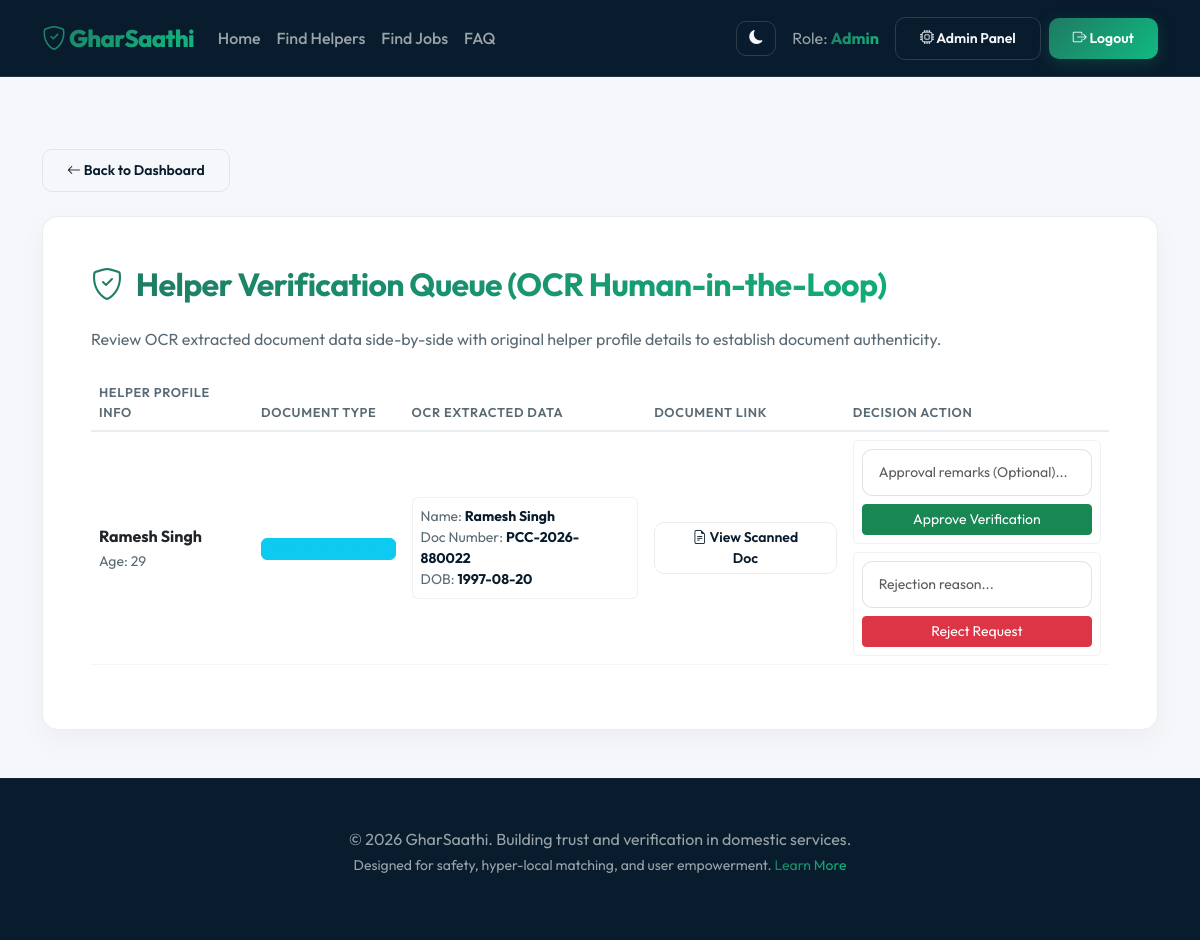
/admin/verification/queue (signed in), run on the app's committed database.
### app/models/user.py (models this page shows, shortened)
class User(db.Model, UserMixin):
    __tablename__ = 'users'
    id = db.Column(db.Integer, primary_key=True)
    email = db.Column(db.String(120), unique=True, nullable=True)  # Helper registration might not require email
    phone_number = db.Column(db.String(20), unique=True, nullable=False)
    password_hash = db.Column(db.String(255), nullable=False)
    role = db.Column(db.Enum('admin', 'employer', 'helper', name='user_roles'), nullable=False)
    is_active = db.Column(db.Boolean, default=True)
    is_phone_verified = db.Column(db.Boolean, default=False)
    is_email_verified = db.Column(db.Boolean, default=False)
    created_at = db.Column(db.DateTime, default=datetime.utcnow)
    updated_at = db.Column(db.DateTime, default=datetime.utcnow, onupdate=datetime.utcnow)
    employer_profile = db.relationship('Employer', backref='user', uselist=False, cascade="all, delete-orphan")
    helper_profile = db.relationship('Helper', backref='user', uselist=False, cascade="all, delete-orphan")
    verification_requests = db.relationship('VerificationRequest', foreign_keys='VerificationRequest.user_id', backref='user', lazy='dynamic', cascade="all, delete-orphan")
    reviewed_requests = db.relationship('VerificationRequest', foreign_keys='VerificationRequest.reviewed_by', backref='reviewer', lazy='dynamic')
    sent_messages = db.relationship('Message', foreign_keys='Message.sender_id', backref='sender', lazy='dynamic')
    received_messages = db.relationship('Message', foreign_keys='Message.recipient_id', backref='recipient', lazy='dynamic')
    filed_complaints = db.relationship('Complaint', foreign_keys='Complaint.reporter_id', backref='reporter', lazy='dynamic')
    received_complaints = db.relationship('Complaint', foreign_keys='Complaint.reported_user_id', backref='reported_user', lazy='dynamic')
    notifications = db.relationship('Notification', backref='user', lazy='dynamic', cascade="all, delete-orphan")
    @property
    def password(self):
        raise AttributeError('Password is not a readable attribute.')

### app/models/verification.py (models this page shows, shortened)
class VerificationRequest(db.Model):
    __tablename__ = 'verification_requests'
    id = db.Column(db.Integer, primary_key=True)
    user_id = db.Column(db.Integer, db.ForeignKey('users.id', ondelete='CASCADE'), nullable=False)
    document_type = db.Column(db.Enum('aadhaar', 'police_clearance', 'address_proof', 'vaccine_cert', name='doc_types'), nullable=False)
    document_path = db.Column(db.String(255), nullable=False)  # Path to saved file
    ocr_name = db.Column(db.String(150), nullable=True)
    ocr_document_number = db.Column(db.String(100), nullable=True)
    ocr_dob = db.Column(db.String(50), nullable=True)
    status = db.Column(db.Enum('Pending', 'Approved', 'Rejected', name='verification_status'), default='Pending')
    uploaded_at = db.Column(db.DateTime, default=datetime.utcnow)
    reviewed_by = db.Column(db.Integer, db.ForeignKey('users.id', ondelete='SET NULL'), nullable=True)
    reviewed_at = db.Column(db.DateTime, nullable=True)
    remarks = db.Column(db.Text, nullable=True)

### app/models/profiles.py (models this page shows, shortened)
class Helper(db.Model):
    __tablename__ = 'helpers'
    id = db.Column(db.Integer, primary_key=True)
    user_id = db.Column(db.Integer, db.ForeignKey('users.id', ondelete='CASCADE'), nullable=False, unique=True)
    full_name = db.Column(db.String(150), nullable=False)
    profile_photo = db.Column(db.String(255), nullable=True)
    age = db.Column(db.Integer, nullable=False)
    gender = db.Column(db.Enum('male', 'female', 'other', name='genders'), nullable=False)
    religion = db.Column(db.String(50), nullable=True)
    languages_spoken = db.Column(db.Text, nullable=True)  # Comma separated or string representation
    experience_years = db.Column(db.Integer, default=0)
    education_level = db.Column(db.String(100), nullable=True)
    expected_salary = db.Column(db.Numeric(10, 2), nullable=False)
    available_from = db.Column(db.Date, nullable=True, default=datetime.utcnow().date)
    preferred_hours_start = db.Column(db.Time, nullable=True)
    preferred_hours_end = db.Column(db.Time, nullable=True)
    work_type = db.Column(db.Enum('live_in', 'live_out', 'both', name='work_types'), default='live_out')
    location_pincode = db.Column(db.String(20), nullable=False)
    latitude = db.Column(db.Numeric(10, 8), nullable=True)
    longitude = db.Column(db.Numeric(11, 8), nullable=True)
    is_vaccinated = db.Column(db.Boolean, default=False)
    is_police_verified = db.Column(db.Boolean, default=False)
    is_background_checked = db.Column(db.Boolean, default=False)
    overall_rating = db.Column(db.Float, default=0.0)
    skills = db.relationship('Skill', secondary='helper_skills', back_populates='helpers')
    experience_history = db.relationship('HelperExperience', backref='helper', lazy='dynamic', cascade="all, delete-orphan")
    applications = db.relationship('Application', backref='helper', lazy='dynamic', cascade="all, delete-orphan")
    saved_jobs = db.relationship('SavedJob', backref='helper', lazy='dynamic', cascade="all, delete-orphan")
    shortlisted_by = db.relationship('Shortlist', backref='helper', lazy='dynamic', cascade="all, delete-orphan")
    admin_verifications = db.relationship('Verification', backref='helper', lazy='dynamic', cascade="all, delete-orphan")

### app/views/admin.py (the view)
@admin_bp.route('/verification/queue')
@login_required
@roles_required('admin')
def verification_queue():
    pending_docs = VerificationRequest.query.filter_by(status='Pending').all()
    return render_template('admin/verification_queue.html', pending_docs=pending_docs)

### app/templates/admin/verification_queue.html (shortened to what this page needs)
{% extends 'base.html' %}
{% block content %}
<div class="container py-4 animate-fade-up">
    <div class="mb-4">
        <a href="{{ url_for('admin.dashboard') }}" class="btn btn-sm btn-glass-outline">
            <i class="bi bi-arrow-left"></i> Back to Dashboard
        </a>
    </div>
    <div class="glass-panel p-5">
        <h2 class="mb-4 text-gradient"><i class="bi bi-shield-check me-2"></i> Helper Verification Queue (OCR Human-in-the-Loop)</h2>
        <p class="text-secondary mb-4">Review OCR extracted document data side-by-side with original helper profile details to establish document authenticity.</p>
        {% if pending_docs %}
            <div class="table-responsive">
                <table class="table table-glass align-middle">
                    <thead>
                        <tr>
                            <th>Helper Profile Info</th>
                            <th>Document Type</th>
                            <th>OCR Extracted Data</th>
                            <th>Document Link</th>
                            <th>Decision Action</th>
                        </tr>
                    </thead>
                    <tbody>
                        {% for doc in pending_docs %}
                            <tr>
                                <td>
                                    <strong>{{ doc.user.helper_profile.full_name if doc.user.helper_profile else "User " ~ doc.user_id }}</strong><br>
                                    <span class="text-secondary small">Age: {{ doc.user.helper_profile.age if doc.user.helper_profile else "N/A" }}</span>
                                </td>
                                <td>
                                    <span class="badge bg-info bg-opacity-15 text-info border border-info border-opacity-30">
                                    </span>
                                </td>
                                <td>
                                    <div class="p-2 rounded border border-secondary border-opacity-10 small" style="background: rgba(255,255,255,0.02); min-width: 200px;">
                                        <div><span class="text-secondary">Name:</span> <strong class="text-light">{{ doc.ocr_name or "N/A" }}</strong></div>
                                        <div><span class="text-secondary">Doc Number:</span> <strong class="text-light">{{ doc.ocr_document_number or "N/A" }}</strong></div>
                                        <div><span class="text-secondary">DOB:</span> <strong class="text-light">{{ doc.ocr_dob or "N/A" }}</strong></div>
                                    </div>
                                </td>
                                <td>
                                    <a href="{{ doc.document_path }}" target="_blank" class="btn btn-sm btn-glass-outline py-1">
                                        <i class="bi bi-file-earmark-text"></i> View Scanned Doc
                                    </a>
                                </td>
                                <td>
                                    <div class="d-flex flex-column gap-2">
                                        <form method="POST" action="{{ url_for('admin.approve_doc', doc_id=doc.id) }}" class="p-2 border border-secondary border-opacity-10 rounded" style="background: rgba(255,255,255,0.01); max-width: 250px;">
                                            <input type="text" name="remarks" class="form-control form-control-sm glass-input mb-2" placeholder="Approval remarks (Optional)...">
                                            <button type="submit" class="btn btn-sm btn-success w-100 py-1">Approve Verification</button>
                                        </form>
                                        <form method="POST" action="{{ url_for('admin.reject_doc', doc_id=doc.id) }}" class="p-2 border border-secondary border-opacity-10 rounded" style="background: rgba(255,255,255,0.01); max-width: 250px;">
                                            <input type="text" name="reason" class="form-control form-control-sm glass-input mb-2" placeholder="Rejection reason..." required>
                                            <button type="submit" class="btn btn-sm btn-danger w-100 py-1">Reject Request</button>
                                        </form>
                                    </div>
                                </td>
                            </tr>
                        {% endfor %}
                    </tbody>
                </table>
            </div>
        {% else %}
            <div class="text-center py-5 text-secondary">
                <i class="bi bi-check-all text-gradient display-4 mb-2"></i>
                <p class="mb-0 fs-5">All verification requests are cleared. Nice job!</p>
            </div>
        {% endif %}
    </div>
</div>
{% endblock %}

### app/templates/base.html (shortened to what this page needs)
<!DOCTYPE html>
<html lang="en">
<head>
    <link href="https://cdn.jsdelivr.net/npm/bootstrap@5.3.0/dist/css/bootstrap.min.css" rel="stylesheet">
    <link href="https://cdn.jsdelivr.net/npm/bootstrap-icons@1.10.0/font/bootstrap-icons.css" rel="stylesheet">
    <link rel="stylesheet" href="{{ url_for('static', filename='css/main.css') }}">
</head>
<body>
    <nav class="navbar navbar-expand-lg navbar-dark custom-navbar sticky-top">
        <div class="container">
            <a class="navbar-brand text-gradient" href="{{ url_for('public.index') }}">
                <i class="bi bi-shield-check"></i> GharSaathi
            </a>
            <div class="collapse navbar-collapse" id="navbarNav">
                <ul class="navbar-nav me-auto">
                    <li class="nav-item">
                        <a class="nav-link" href="{{ url_for('public.index') }}">Home</a>
                    </li>
                    <li class="nav-item">
                        <a class="nav-link" href="{{ url_for('public.search_helpers') }}">Find Helpers</a>
                    </li>
                    <li class="nav-item">
                        <a class="nav-link" href="{{ url_for('public.search_jobs') }}">Find Jobs</a>
                    </li>
                    <li class="nav-item">
                        <a class="nav-link" href="{{ url_for('public.faq') }}">FAQ</a>
                    </li>
                </ul>
                <div class="navbar-nav align-items-center">
                    <button id="theme-toggle" class="btn btn-sm btn-glass-outline me-3" type="button" aria-label="Toggle Theme" style="padding: 6px 12px;">
                        <i class="bi bi-moon-fill" id="theme-icon"></i>
                    </button>
                    {% if current_user.is_authenticated %}
                    <span class="nav-item text-secondary me-3">
                        Role: <strong class="text-gradient">{{ current_user.role.title() }}</strong>
                    </span>
                    {% if current_user.role == 'admin' %}
                    <a class="btn btn-glass-outline btn-sm me-2" href="{{ url_for('admin.dashboard') }}">
                        <i class="bi bi-cpu"></i> Admin Panel
                    </a>
                    {% elif current_user.role == 'employer' %}
                    <a class="btn btn-glass-outline btn-sm me-2" href="{{ url_for('employer.dashboard') }}">
                        <i class="bi bi-speedometer2"></i> Dashboard
                    </a>
                    {% elif current_user.role == 'helper' %}
                    <a class="btn btn-glass-outline btn-sm me-2" href="{{ url_for('helper.dashboard') }}">
                        <i class="bi bi-speedometer2"></i> Dashboard
                    </a>
                    {% endif %}
                    <a class="btn btn-neon btn-sm" href="{{ url_for('auth.logout') }}">
                        <i class="bi bi-box-arrow-right"></i> Logout
                    </a>
                    {% else %}
                    <a class="btn btn-glass-outline btn-sm me-2" href="{{ url_for('auth.login') }}">Login</a>
                    <a class="btn btn-neon btn-sm" href="{{ url_for('auth.register') }}">Register</a>
                    {% endif %}
                </div>
            </div>
        </div>
    </nav>
    <main class="py-4">
        {% block content %}{% endblock %}
    </main>
    <footer class="py-5 mt-auto border-top border-secondary border-opacity-10"
        style="background: #081C2D;">
        <div class="container text-center">
            <p class="mb-1 text-secondary">&copy; 2026 GharSaathi. Building trust and verification in domestic services.
            </p>
            <p class="text-secondary small">
                Designed for safety, hyper-local matching, and user empowerment.
                <a href="{{ url_for('public.faq') }}" class="text-gradient text-decoration-none">Learn More</a>
            </p>
        </div>
    </footer>
</body>
</html>

### data on the page
User: role "Admin"
VerificationRequest: user.helper_profile "Ramesh Singh", user.helper_profile "29", ocr_name "Ramesh Singh", ocr_document_number "PCC-2026-880022", ocr_dob "1997-08-20"
